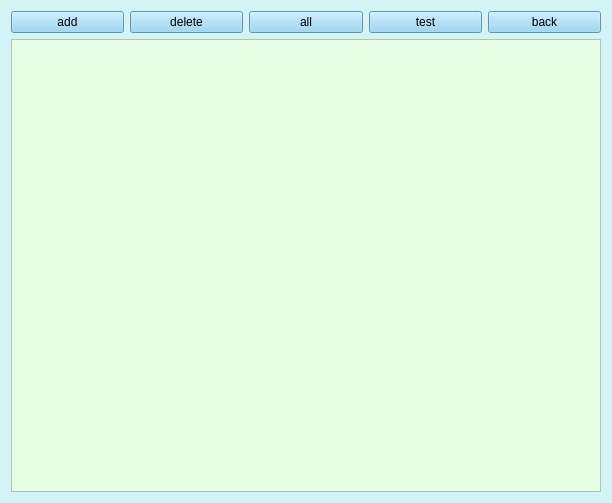
<?xml version="1.0" encoding="UTF-8"?>
<ui version="4.0">
 <class>note</class>
 <widget class="QWidget" name="note">
  <property name="geometry">
   <rect>
    <x>0</x>
    <y>0</y>
    <width>612</width>
    <height>503</height>
   </rect>
  </property>
  <property name="windowTitle">
   <string>Form</string>
  </property>
  <property name="styleSheet">
   <string notr="true">*{
	background-color: rgb(212, 243, 246);
}

QPushButton
{
	background:rgb(137, 207, 240) ;
    font: 700 9pt &quot;Microsoft YaHei UI&quot;;
}

</string>
  </property>
  <layout class="QGridLayout" name="gridLayout">
   <item row="0" column="0">
    <widget class="QPushButton" name="pushButton_3">
     <property name="text">
      <string>add</string>
     </property>
    </widget>
   </item>
   <item row="0" column="4">
    <widget class="QPushButton" name="pushButton_2">
     <property name="text">
      <string>back</string>
     </property>
    </widget>
   </item>
   <item row="3" column="0" colspan="5">
    <widget class="QTableView" name="tableView">
     <property name="enabled">
      <bool>true</bool>
     </property>
     <property name="autoFillBackground">
      <bool>false</bool>
     </property>
     <property name="styleSheet">
      <string notr="true">background-color: rgb(230, 255, 230);</string>
     </property>
     <property name="sortingEnabled">
      <bool>true</bool>
     </property>
    </widget>
   </item>
   <item row="0" column="3">
    <widget class="QPushButton" name="pushButton">
     <property name="text">
      <string>test</string>
     </property>
    </widget>
   </item>
   <item row="0" column="1">
    <widget class="QPushButton" name="del">
     <property name="text">
      <string>delete</string>
     </property>
    </widget>
   </item>
   <item row="0" column="2">
    <widget class="QPushButton" name="pushButton_4">
     <property name="text">
      <string>all</string>
     </property>
    </widget>
   </item>
  </layout>
 </widget>
 <resources/>
 <connections/>
</ui>
